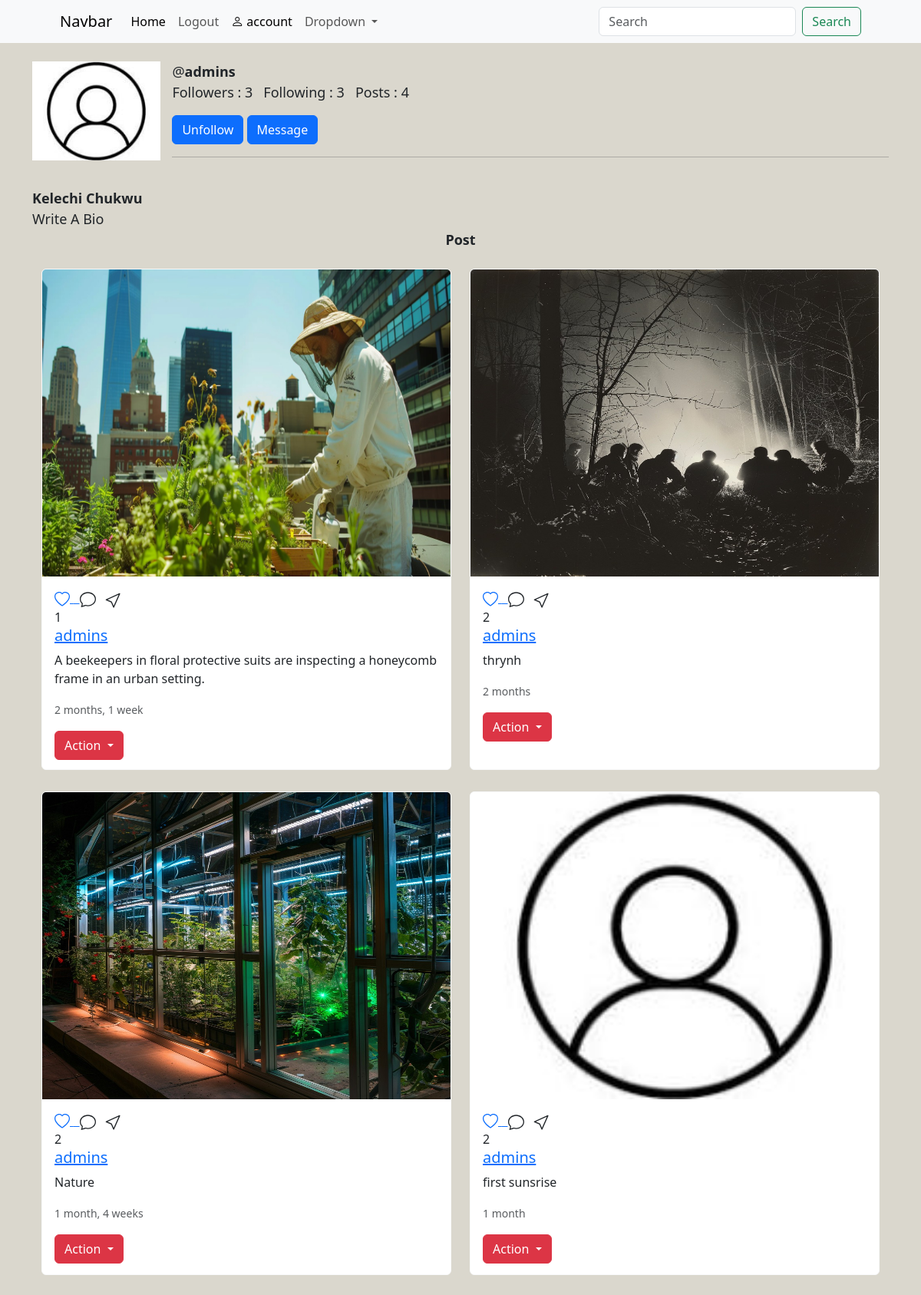
The app's page /admins/ (signed in) with its own data.
### main/models.py (models this page shows, shortened)
class Profile(models.Model):
    user = models.OneToOneField(User,on_delete=models.CASCADE)
    bio = models.TextField(max_length=500,blank=True)
    profile_picture = models.ImageField(upload_to="profile_picture/",blank=True)

class Post(models.Model):
    user = models.ForeignKey(User,on_delete=models.CASCADE)
    image = models.ImageField(upload_to='posts/')
    caption = models.TextField(blank=True)
    create_at = models.DateTimeField(auto_now_add=True)
    likes = models.IntegerField(default=0)

### main/views.py (the view)
# urls.py: path('<str:username>/',views.profile_user,name="profile"),
@login_required(login_url='login')
def profile_user(request,username):
    user = get_object_or_404(User,username=username)
    profile = Profile.objects.get(user=user)
    pic = user.post_set.all()
    following = Follow.objects.filter(follower=request.user,following=user)
    context = {'profile':profile,'pic':pic,'following':following}
    return render(request,'profile.html',context)

### templates/profile.html (shortened to what this page needs)
{% extends 'partial/main.html' %}
{% load static %}
{% block content %}
<br>
<div class="container">
        {% if profile.profile_picture %}
        <img src="{{profile.profile_picture.url }}" alt="" width="15%" class="rounded-circle" id="pic">
        {% else %}
        <img src="{% static 'media/profile_picture/download.jpg' %}" alt="" id="pic" width="15%" >
        {% endif %}
        <p style="font-size: large;" >
            @<b>{{profile.user}}</b>
            <br>
            Followers : {{profile.user.followers.count}} &nbsp;
            Following : {{profile.user.following.count}} &nbsp;
            Posts : {{pic.count}} <br>
            {% if profile.user != request.user %}
                {% if following %}
                <form action="{% url 'unfollow' profile.user.username %}" method="post">
                    <button type="submit" class="btn btn-primary">Unfollow </button>
                    <button type="button" class="btn btn-primary" >Message</button>
                </form>
                {% else%}
                <form action="{% url 'follow' profile.user.username %}" method="post">
                    {% csrf_token %}
                    <button type="submit" class="btn btn-primary">Follow </button>
                </form>
                {% endif %}
            {% else %}
                <a href= "{% url 'editprofile' request.user %}" class="btn btn-outline-primary" role="button">Edit Profile</a>
            {% endif %}
        </p>
            <hr>
        <br>
        <div style="font-size: large;">
            <b>{{profile.user.first_name}}  {{profile.user.last_name}}</b>
            <br>
            {% if profile.bio %}
                    <pre>{{profile.bio}}</pre>
            {% else %}
                Write A Bio
            {% endif %} <br>
        </div>
        <div align="center" style="font-size: large;">
                <b>Post</b>
        </div>
        <br>
        <div class="container">
            <div class="row">
                {% for post in pic%}
                <div class="col-lg-6" >
                    <div class="card col-sm-12 mb-4 card border-light" style="height: 96%;">
                        <a href="{% url 'post_detail' post.id %}"><img src="{{post.image.url}}" class="card-img-top" alt="..." height="400"></a>
                        <div class="card-body">
                            <div class="run">
                                <a href="{% url 'like_detail' post.id %}">
                                </a>
                            </div>
                            {{post.likes}}
                        <a href="{% url 'profile' post.user.username %}"><h5 class="card-title">{{post.user}}</h5> </a>
                        {% if post.caption %}
                        <p class="card-text">{{post.caption}}</p>
                        {% else %}
                        <br><br><br><br>
                        {% endif %}
                        <p class="card-text"><small class="text-body-secondary">{{post.create_at|timesince}}</small></p>
                                    <div class="btn-group">
                                        <button type="button" class="btn btn-danger dropdown-toggle" data-bs-toggle="dropdown" aria-expanded="false">
                                        Action
                                        </button>
                                    </div>
                        </div>
                    </div>
                </div>
                {% endfor %}
        </div>
</div>
{% endblock content %}

### static/css/style.css (style rules this page uses)
.body { background-color: #dad7cd; }

### templates/profile.html (style rules this page uses)
#pic { float: left; margin-right: 15px; }

### records on screen
Profile: user "admins", user.followers.count "3", user.following.count "3", user.first_name "Kelechi", user.last_name "Chukwu"
Post: image (picture), likes "1", user "admins", caption "A beekeepers in floral protective suits are inspecting a honeycomb frame in an urban setting.", create_at "2 months, 1 week"
Post: image (picture), likes "2", user "admins", caption "thrynh", create_at "2 months"
Post: image (picture), likes "2", user "admins", caption "Nature", create_at "1 month, 4 weeks"
Post: image (picture), likes "2", user "admins", caption "first sunsrise", create_at "1 month"

### other values on screen
{{ pic.count }} "4"
